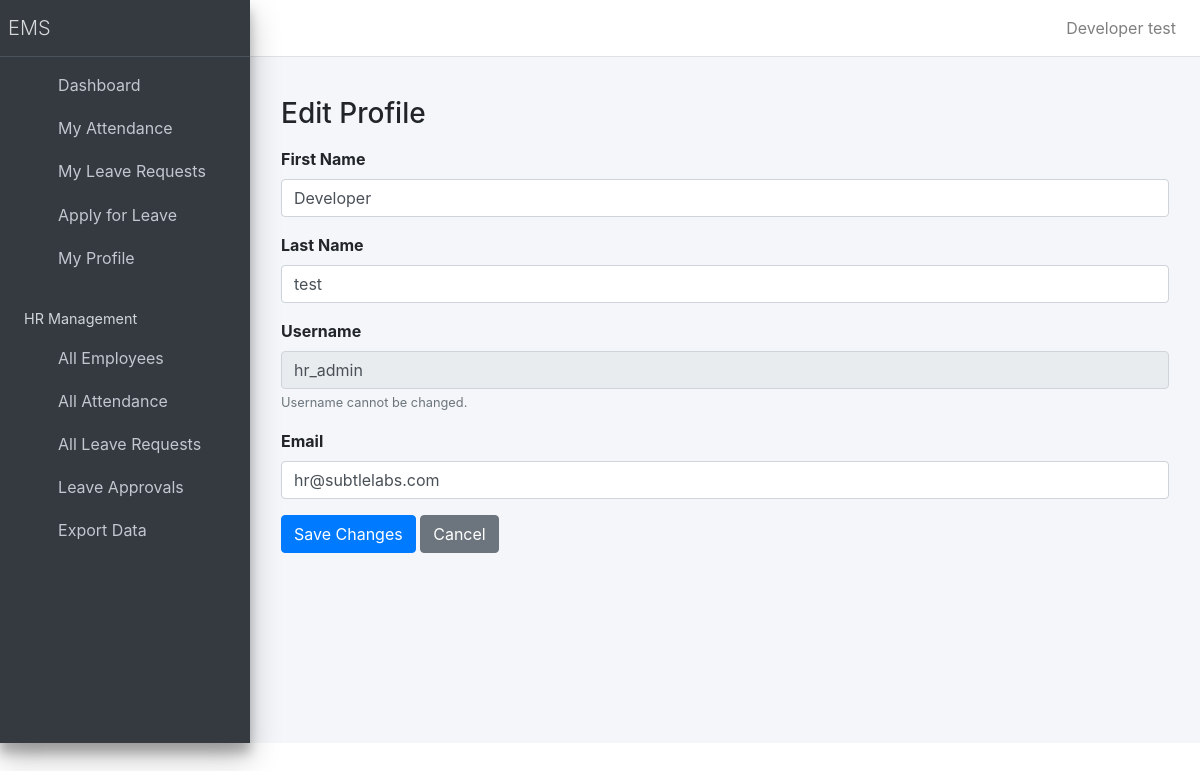
Screenshot of /my-profile/edit/ (signed in) with the database file from the repository.
### employee/models.py (models this page shows, shortened)
class Employee(models.Model):
    user = models.OneToOneField(User, on_delete=models.CASCADE, null=True, blank=True)
    first_name = models.CharField(max_length=30)
    last_name = models.CharField(max_length=30)
    email = models.EmailField(unique=True)
    position = models.CharField(max_length=50)
    department = models.CharField(max_length=50)
    date_hired = models.DateField()
    class Meta:
       ordering = ['-date_hired']

### employee/views/employee_views.py (the view, shortened to what this page needs)
# urls.py: path("my-profile/edit/", EditMyProfileView.as_view(), name="edit_my_profile"),
@method_decorator(login_required(login_url=reverse_lazy("login")), name='dispatch')
@employee_required
class EditMyProfileView(View):
    def get(self, request):
        employee = get_or_create_employee(request.user)
        form = EmployeeProfileForm(instance=employee)
        return render(
            request,
            "employee/edit_profile.html",
            {"employee": employee, "form": form},
        )

### employee/forms.py
class EmployeeProfileForm(forms.ModelForm):
    class Meta:
        model = Employee
        fields = ("first_name", "last_name", "email", "position", "department")
        widgets = {
            "first_name": forms.TextInput(attrs={"class": "form-control"}),
            "last_name": forms.TextInput(attrs={"class": "form-control"}),
            "email": forms.EmailInput(attrs={"class": "form-control"}),
            "position": forms.TextInput(attrs={"class": "form-control"}),
            "department": forms.TextInput(attrs={"class": "form-control"}),
        }

### employee/context_processors.py (called while the page is built)
def employee_context(request):
    context = {}
    if request.user.is_authenticated:
        try:
            from .models import Employee
            employee = Employee.objects.get(user=request.user)
            context['employee'] = employee
            context['employee_name'] = f"{employee.first_name} {employee.last_name}".strip()
        except Employee.DoesNotExist:
            context['employee'] = None
            context['employee_name'] = None
    return context

### employee/utils.py (called while the page is built)
def is_employee(user):
    if not user.is_authenticated:
        return False
    if user.groups.filter(name='HR').exists():
        return True
    return hasattr(user, 'employee')

### employee/views/employee_views.py (called while the page is built)
def get_or_create_employee(user):
    try:
        employee = Employee.objects.get(user=user)
        return employee
    except Employee.DoesNotExist:
        email = user.email or f"{user.username}@company.com"
        if Employee.objects.filter(email=email).exists():
            email = f"{user.username}@company.com"
        employee = Employee.objects.create(
            user=user,
            first_name=user.first_name or user.username,
            last_name=user.last_name or '',
            email=email,
            position='Employee',
            department='General',
            date_hired=date.today(),
        )
        return employee

### employee/templates/employee/edit_profile.html (shortened to what this page needs)
{% extends "base.html" %}
{% block content %}
<div class="container mt-4">
  <h3>Edit Profile</h3>
  <form method="post" class="mt-3">
    <div class="mb-3">
      <label class="form-label">First Name</label>
      <input type="text" name="first_name" class="form-control"
             value="{{ employee.first_name }}" required>
    </div>
    <div class="mb-3">
      <label class="form-label">Last Name</label>
      <input type="text" name="last_name" class="form-control"
             value="{{ employee.last_name }}" required>
    </div>
    <div class="mb-3">
      <label class="form-label">Username</label>
      <input type="text" name="username" class="form-control"
             value="{{ request.user.username }}" disabled>
      <small class="text-muted">
        Username cannot be changed.
      </small>
    </div>
    <div class="mb-3">
      <label class="form-label">Email</label>
      <input type="email" name="email" class="form-control"
             value="{{ employee.email }}" required>
    </div>
    <button type="submit" class="btn btn-primary">
      Save Changes
    </button>
    <a href="{% url 'my_profile' %}" class="btn btn-secondary">
      Cancel
    </a>
  </form>
</div>
{% endblock %}

### rows the page displays
Employee: first_name "Developer", last_name "test", email "hr@subtlelabs.com"

### other values shown
{{ employee_name }} "Developer test"
